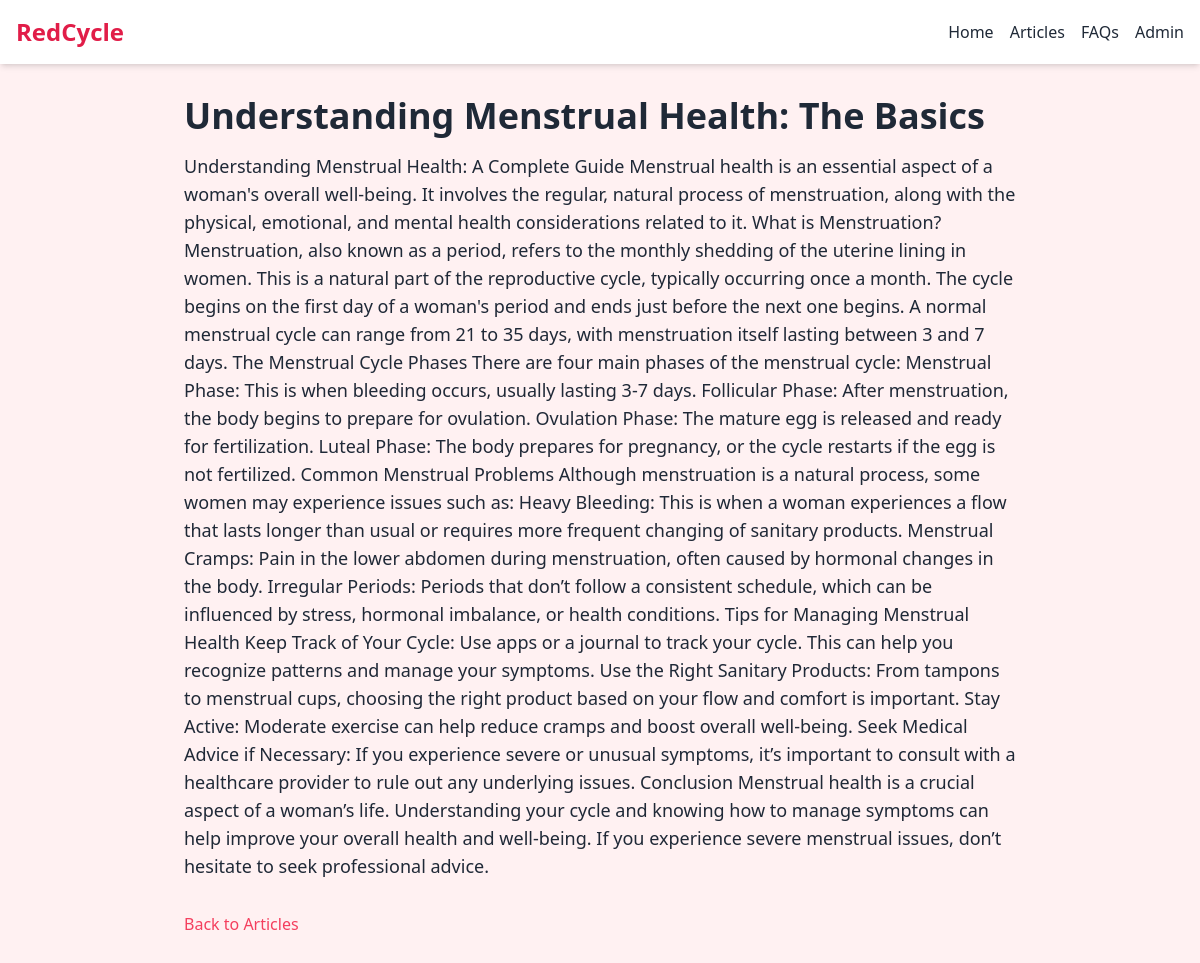
Screenshot of /article/2/ with the database file from the repository.
### education/models.py (models this page shows, shortened)
class Article(models.Model):
    CATEGORY_CHOICES = [
        ('hygiene', 'Menstrual Hygiene'),
        ('myths', 'Period Myths'),
        ('nutrition', 'Nutrition & Health'),
        ('first_period', 'First Period Guide'),
    ]
    title = models.CharField(max_length=200)
    slug = models.SlugField(unique=True)
    summary = models.TextField()
    content = models.TextField()
    image = models.ImageField(upload_to='articles/', blank=True, null=True)
    published = models.BooleanField(default=True)
    category = models.CharField(max_length=50, choices=CATEGORY_CHOICES, default='hygiene')

### core/views.py (the view)
# urls.py: path('article/<int:pk>/', views.article_detail, name='article_detail'),
def article_detail(request, pk):
    article = get_object_or_404(Article, pk=pk)
    return render(request, 'core/article_detail.html', {'article': article})

### core/templates/core/article_detail.html (shortened to what this page needs)
<!DOCTYPE html>
<html lang="en">
<head>
  <script src="https://cdn.tailwindcss.com"></script>
</head>
<body class="bg-rose-50 text-gray-800">
  <nav class="bg-white shadow-md p-4 flex justify-between items-center">
    <div class="text-2xl font-bold text-rose-600">RedCycle</div>
    <ul class="flex space-x-4">
      <li><a href="/" class="hover:text-rose-500 font-medium">Home</a></li>
      <li><a href="#articles" class="hover:text-rose-500 font-medium">Articles</a></li>
      <li><a href="#faq" class="hover:text-rose-500 font-medium">FAQs</a></li>
      <li><a href="/admin" class="hover:text-rose-500 font-medium">Admin</a></li>
    </ul>
  </nav>
  <div class="p-8 max-w-4xl mx-auto">
    <h1 class="text-4xl font-bold mb-4">{{ article.title }}</h1>
    <div class="mb-8">
      <p class="text-lg">{{ article.content }}</p>
    </div>
    <a href="/" class="text-rose-500 hover:underline">Back to Articles</a>
  </div>
</body>
</html>

### rows the page displays
Article: title "Understanding Menstrual Health: The Basics", content "Understanding Menstrual Health: A Complete Guide Menstrual health is an essential aspect of a woman's overall well-being. It involves the regular, natural process of menstruation, along with the physical, emotional, and mental health considerations related to it. What is Menstruation? Menstruation, also known as a period, refers to the monthly shedding of the uterine lining in women. This is a natural part of the reproductive cycle, typically occurring once a month. The cycle begins on the first day of a woman's period and ends just before the next one begins. A normal menstrual cycle can range from 21 to 35 days, with menstruation itself lasting between 3 and 7 days. The Menstrual Cycle…"
